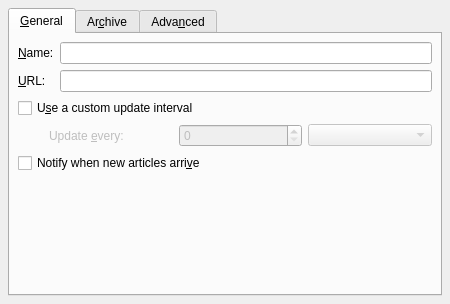
<?xml version="1.0" encoding="UTF-8"?>
<ui version="4.0">
 <class>Akregator::FeedPropertiesWidgetBase</class>
 <widget class="QWidget" name="Akregator::FeedPropertiesWidgetBase">
  <property name="geometry">
   <rect>
    <x>0</x>
    <y>0</y>
    <width>450</width>
    <height>304</height>
   </rect>
  </property>
  <property name="sizePolicy">
   <sizepolicy hsizetype="Preferred" vsizetype="Preferred">
    <horstretch>0</horstretch>
    <verstretch>0</verstretch>
   </sizepolicy>
  </property>
  <property name="windowTitle">
   <string>Feed Properties</string>
  </property>
  <layout class="QGridLayout">
   <property name="margin">
    <number>8</number>
   </property>
   <property name="spacing">
    <number>6</number>
   </property>
   <item row="0" column="0">
    <widget class="QTabWidget" name="tabWidget2">
     <property name="sizePolicy">
      <sizepolicy hsizetype="Preferred" vsizetype="Preferred">
       <horstretch>0</horstretch>
       <verstretch>0</verstretch>
      </sizepolicy>
     </property>
     <property name="currentIndex">
      <number>0</number>
     </property>
     <widget class="QWidget" name="tab1">
      <attribute name="title">
       <string>&amp;General</string>
      </attribute>
      <layout class="QGridLayout">
       <property name="margin">
        <number>8</number>
       </property>
       <property name="spacing">
        <number>6</number>
       </property>
       <item row="1" column="0">
        <widget class="QCheckBox" name="cb_updateInterval">
         <property name="text">
          <string>U&amp;se a custom update interval</string>
         </property>
        </widget>
       </item>
       <item row="2" column="0">
        <layout class="QHBoxLayout">
         <property name="spacing">
          <number>6</number>
         </property>
         <property name="margin">
          <number>0</number>
         </property>
         <item>
          <spacer>
           <property name="orientation">
            <enum>Qt::Horizontal</enum>
           </property>
           <property name="sizeType">
            <enum>QSizePolicy::Fixed</enum>
           </property>
           <property name="sizeHint" stdset="0">
            <size>
             <width>31</width>
             <height>20</height>
            </size>
           </property>
          </spacer>
         </item>
         <item>
          <widget class="QLabel" name="updateLabel">
           <property name="enabled">
            <bool>false</bool>
           </property>
           <property name="text">
            <string>Update &amp;every:</string>
           </property>
           <property name="buddy">
            <cstring>updateSpinBox</cstring>
           </property>
          </widget>
         </item>
         <item>
          <widget class="QSpinBox" name="updateSpinBox">
           <property name="enabled">
            <bool>false</bool>
           </property>
          </widget>
         </item>
         <item>
          <widget class="KComboBox" name="updateComboBox">
           <property name="enabled">
            <bool>false</bool>
           </property>
          </widget>
         </item>
        </layout>
       </item>
       <item row="3" column="0">
        <widget class="QCheckBox" name="checkBox_useNotification">
         <property name="text">
          <string>Notify when new articles arri&amp;ve</string>
         </property>
        </widget>
       </item>
       <item row="0" column="0">
        <layout class="QGridLayout">
         <property name="margin">
          <number>0</number>
         </property>
         <property name="spacing">
          <number>6</number>
         </property>
         <item row="1" column="0">
          <widget class="QLabel" name="textLabel3">
           <property name="text">
            <string>&amp;URL:</string>
           </property>
           <property name="buddy">
            <cstring>urlEdit</cstring>
           </property>
          </widget>
         </item>
         <item row="0" column="0">
          <widget class="QLabel" name="textLabel2">
           <property name="text">
            <string>&amp;Name:</string>
           </property>
           <property name="buddy">
            <cstring>feedNameEdit</cstring>
           </property>
          </widget>
         </item>
         <item row="0" column="1">
          <widget class="QLineEdit" name="feedNameEdit">
           <property name="sizePolicy">
            <sizepolicy hsizetype="Expanding" vsizetype="Fixed">
             <horstretch>1</horstretch>
             <verstretch>0</verstretch>
            </sizepolicy>
           </property>
           <property name="toolTip">
            <string>Display name of RSS column</string>
           </property>
          </widget>
         </item>
         <item row="1" column="1">
          <widget class="QLineEdit" name="urlEdit"/>
         </item>
        </layout>
       </item>
       <item row="4" column="0">
        <spacer>
         <property name="orientation">
          <enum>Qt::Vertical</enum>
         </property>
         <property name="sizeHint" stdset="0">
          <size>
           <width>20</width>
           <height>40</height>
          </size>
         </property>
        </spacer>
       </item>
      </layout>
     </widget>
     <widget class="QWidget" name="tab2">
      <attribute name="title">
       <string>Ar&amp;chive</string>
      </attribute>
      <layout class="QGridLayout">
       <property name="margin">
        <number>8</number>
       </property>
       <property name="spacing">
        <number>6</number>
       </property>
       <item row="0" column="0">
        <widget class="QRadioButton" name="rb_globalDefault">
         <property name="text">
          <string>&amp;Use default settings</string>
         </property>
         <property name="checked">
          <bool>true</bool>
         </property>
        </widget>
       </item>
       <item row="3" column="0">
        <widget class="QRadioButton" name="rb_disableArchiving">
         <property name="text">
          <string>Di&amp;sable archiving</string>
         </property>
        </widget>
       </item>
       <item row="2" column="0">
        <layout class="QHBoxLayout">
         <property name="spacing">
          <number>6</number>
         </property>
         <property name="margin">
          <number>0</number>
         </property>
         <item>
          <layout class="QVBoxLayout">
           <property name="spacing">
            <number>6</number>
           </property>
           <property name="margin">
            <number>0</number>
           </property>
           <item>
            <layout class="QHBoxLayout">
             <property name="spacing">
              <number>6</number>
             </property>
             <property name="margin">
              <number>0</number>
             </property>
             <item>
              <widget class="QRadioButton" name="rb_limitArticleNumber">
               <property name="text">
                <string>Limit archi&amp;ve to:</string>
               </property>
              </widget>
             </item>
             <item>
              <widget class="KPluralHandlingSpinBox" name="sb_maxArticleNumber">
               <property name="enabled">
                <bool>false</bool>
               </property>
               <property name="maximum">
                <number>999999999</number>
               </property>
               <property name="value">
                <number>1000</number>
               </property>
              </widget>
             </item>
            </layout>
           </item>
           <item>
            <layout class="QHBoxLayout">
             <property name="spacing">
              <number>6</number>
             </property>
             <property name="margin">
              <number>0</number>
             </property>
             <item>
              <widget class="QRadioButton" name="rb_limitArticleAge">
               <property name="text">
                <string>&amp;Delete articles older than:</string>
               </property>
              </widget>
             </item>
             <item>
              <widget class="KPluralHandlingSpinBox" name="sb_maxArticleAge">
               <property name="enabled">
                <bool>false</bool>
               </property>
               <property name="maximum">
                <number>999999999</number>
               </property>
               <property name="value">
                <number>30</number>
               </property>
              </widget>
             </item>
            </layout>
           </item>
          </layout>
         </item>
         <item>
          <spacer>
           <property name="orientation">
            <enum>Qt::Horizontal</enum>
           </property>
           <property name="sizeType">
            <enum>QSizePolicy::Expanding</enum>
           </property>
           <property name="sizeHint" stdset="0">
            <size>
             <width>99</width>
             <height>20</height>
            </size>
           </property>
          </spacer>
         </item>
        </layout>
       </item>
       <item row="4" column="0">
        <spacer>
         <property name="orientation">
          <enum>Qt::Vertical</enum>
         </property>
         <property name="sizeHint" stdset="0">
          <size>
           <width>20</width>
           <height>40</height>
          </size>
         </property>
        </spacer>
       </item>
       <item row="1" column="0">
        <widget class="QRadioButton" name="rb_keepAllArticles">
         <property name="text">
          <string>&amp;Keep all articles</string>
         </property>
        </widget>
       </item>
      </layout>
     </widget>
     <widget class="QWidget" name="tab3">
      <attribute name="title">
       <string>Adva&amp;nced</string>
      </attribute>
      <layout class="QGridLayout">
       <property name="margin">
        <number>8</number>
       </property>
       <property name="spacing">
        <number>6</number>
       </property>
       <item row="1" column="0">
        <spacer>
         <property name="orientation">
          <enum>Qt::Vertical</enum>
         </property>
         <property name="sizeHint" stdset="0">
          <size>
           <width>414</width>
           <height>141</height>
          </size>
         </property>
        </spacer>
       </item>
       <item row="0" column="0">
        <layout class="QVBoxLayout">
         <property name="spacing">
          <number>6</number>
         </property>
         <property name="margin">
          <number>0</number>
         </property>
         <item>
          <widget class="QCheckBox" name="checkBox_loadWebsite">
           <property name="text">
            <string>Load the &amp;full website when reading articles</string>
           </property>
          </widget>
         </item>
         <item>
          <widget class="QCheckBox" name="checkBox_markRead">
           <property name="text">
            <string>Mar&amp;k articles as read when they arrive</string>
           </property>
          </widget>
         </item>
        </layout>
       </item>
      </layout>
     </widget>
    </widget>
   </item>
  </layout>
 </widget>
 <customwidgets>
  <customwidget>
   <class>KComboBox</class>
   <extends>QComboBox</extends>
   <header>kcombobox.h</header>
  </customwidget>
  <customwidget>
   <class>KPluralHandlingSpinBox</class>
   <extends>QSpinBox</extends>
   <header>KPluralHandlingSpinBox</header>
  </customwidget>
 </customwidgets>
 <resources/>
 <connections/>
</ui>
